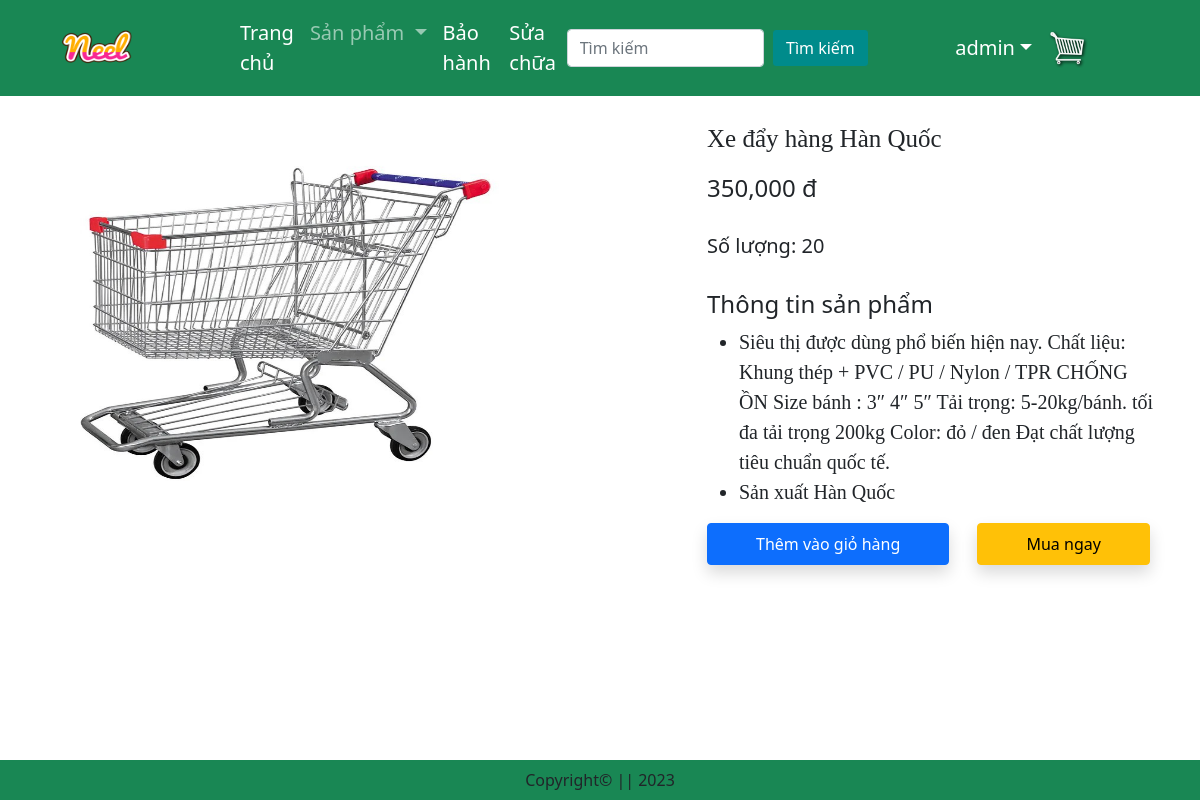
Page /productdetail/2 (signed in) on the committed database.
### store/models.py (models this page shows, shortened)
class Product(models.Model):
    id_product=models.BigAutoField(primary_key=True)
    name_product=models.CharField(max_length=100)
    quantity_product=models.PositiveIntegerField(default=1)
    selling_price=models.DecimalField(max_digits=10, decimal_places=0)
    description=models.TextField()
    prodapp=models.TextField(default='')
    category=models.CharField(choices=CATEGORY_CHOICES,max_length=6)
    product_image=models.ImageField(upload_to='product')
    def formatted_price(self):
        return f"{self.selling_price:,.0f}"

### store/views.py (the view)
# urls.py: path('productdetail/<int:pk>',views.ProductDetail.as_view(),name='productdetail'),
class ProductDetail(View):
    def get(self,request,pk):
        product=Product.objects.get(pk=pk)
        totalitem=0
        if request.user.is_authenticated:
            totalitem = len(Cart.objects.filter(user=request.user))
        return render(request,'store/productdetail.html',locals())

### store/templates/store/productdetail.html (shortened to what this page needs)
{% extends "store/base.html" %}
{% load static %}
{% block main-content %}
<br>
    <div class="container">
        <div class="row flex justify-content-between">
            <div id="product-image" style="width: 500px; height: 500px;">
                <img src="{{product.product_image.url}}" class="img col-xs-6 col-sm-12 col-lg-12 mt-3 text-sm-center w-100 h-75" alt="error">
            </div>
            <div class="productdetail col-lg-5" >
                <p style="font-family: Georgia, 'Times New Roman', Times, serif; font-size: 25px;">{{product.name_product}}</p>
                <h4>{{product.formatted_price}} đ</h4>
                <br>
                <h5>Số lượng: {{product.quantity_product}}</h5>
                <br>
                <h4>Thông tin sản phẩm</h4>
                <ul class="fs-5" style="font-family: Rajdhani;">
                    <li>{{product.description}}</li>
                    <li>{{product.prodapp}}</li>
                </ul>
                <form action="/add-to-cart" class="d-inline">
                    <button type="submit" class="btn btn-primary shadow px-5 py-2">Thêm vào giỏ hàng</button>
                    <button type="submit" class="btn btn-warning shadow px-5 py-2 ms-4">Mua ngay</button>
                </form>
            </div>
        </div>
    </div>
{% endblock main-content %}

### store/templates/store/base.html (shortened to what this page needs)
<!DOCTYPE html>
{% load static %}
<html lang="en">
<head>
    <link href="https://cdn.jsdelivr.net/npm/bootstrap@5.0.2/dist/css/bootstrap.min.css" rel="stylesheet" integrity="sha384-
    EVSTQN3/azprG1Anm3QDgpJLIm9Nao0Yz1ztcQTwFspd3yD65VohhpuuCOmLASjC">
    <link rel="stylesheet" href="{% static 'store/css/owl.carousel.min.css' %}">
    <link rel="stylesheet" href="{% static 'store/css/all.min.css' %}">
    <link rel="stylesheet" href="{% static 'store/css/style.css' %}">
    <link rel="stylesheet" href="https://cdnjs.cloudflare.com/ajax/libs/viewerjs/1.10.2/viewer.min.css" />
</head>
<body>
    <nav class="navbar navbar-expand-lg navbar-dark bg-success">
        <div class="container-fluid">
          <a class="navbar-brand" href="#">
           <img src="{% static "store/images/neel.png" %}" width="70" height="70" alt="">
          </a>
          <div class="collapse navbar-collapse" id="navbarSupportedContent">
            <ul class="navbar-nav me-auto mb-2 mb-lg-0">
              <li class="nav-item">
                <a class="nav-link active" aria-current="page" href="{% url 'home' %}">Trang chủ</a>
              </li>
              <li class="nav-item dropdown">
                <a class="nav-link dropdown-toggle" href="#" id="navbarDropdown" role="button" data-bs-toggle="dropdown" aria-expanded="false">
                 Sản phẩm
                </a>
              </li>
              <li class="nav-item">
                <a class="nav-link text-white" aria-current="page" href="#">Bảo hành</a>
              </li>
              <li class="nav-item">
                <a class="nav-link text-white" aria-current="page" href="#">Sửa chữa</a>
              </li>
            </ul>
            <form class="d-flex" role="search" action="/search">
              <input class="form-control me-2" type="search" name="search" placeholder="Tìm kiếm" aria-label="Search">
              <button class="btn btn-outline-success" type="submit">Tìm kiếm</button>
            </form>
            {% if user.is_authenticated %}
              <ul class="navbar-nav me-auto mb-2 mb-lg-0">
                <li class="nav-item dropdown mx-2">
                  <a class="nav-link dropdown-toggle text-white" href="#" id="profileDropdown" role="button" data-bs-toggle="dropdown" aria-
                  expanded="false">{{request.user}}</a>
                </li>
              </ul>
              <a href="{% url 'showcart' %}">
                <img  id="cart-icon" src="{% static 'store/images/cart1.png' %}" width="40" height="40" style="margin-right: 100px;">
              </a>
          {% else %}
                <a href="{% url 'login' %}"class="btn btn-warning" style="margin-right: 50px;">Đăng nhập </a>
          {% endif %}
          </div>
        </div>
    </nav>
    {% block main-content %}
    {% endblock main-content %}
    <footer class=" fixed-bottom bg-success text-center p-2 mt-5"> Copyright&copy; || 2023 </footer>
</body>
</html>

### store/static/store/css/style.css (style rules this page uses)
.d-flex { margin-right: 50px; }
.nav-link { font-size: 20px; }
.navbar-brand { margin-left: 50px; margin-right: 100px; }
.btn-outline-success { background-color: #008B8B; color: white; width: 150px; margin-right: 20px; }

### rows in the picture
Product: product_image (picture), name_product "Xe đẩy hàng Hàn Quốc", formatted_price "350,000", quantity_product "20", description "Siêu thị được dùng phổ biến hiện nay. Chất liệu: Khung thép + PVC / PU / Nylon / TPR CHỐNG ỒN Size bánh : 3″ 4″ 5″ Tải trọng: 5-20kg/bánh. tối đa tải trọng 200kg Color: đỏ / đen Đạt chất lượng tiêu chuẩn quốc tế.", prodapp "Sản xuất Hàn Quốc"

### other values in the picture
{{ request.user }} "admin"
